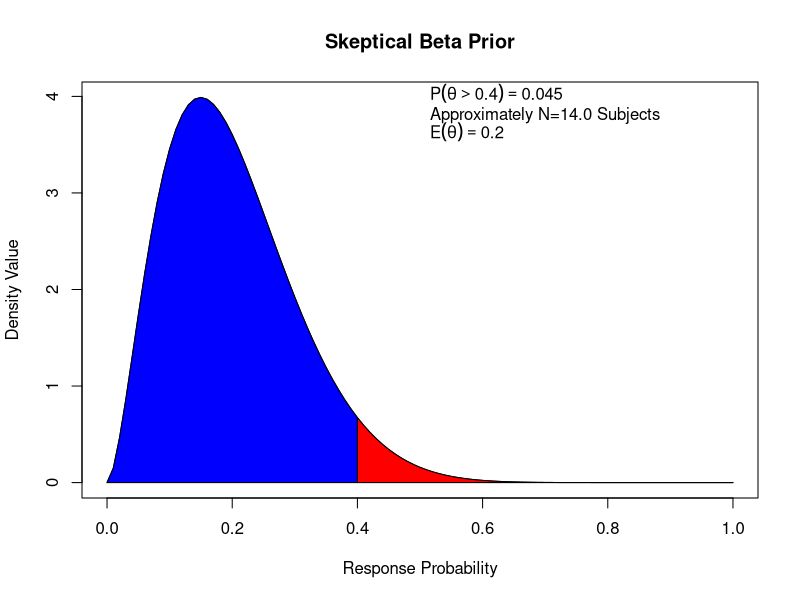
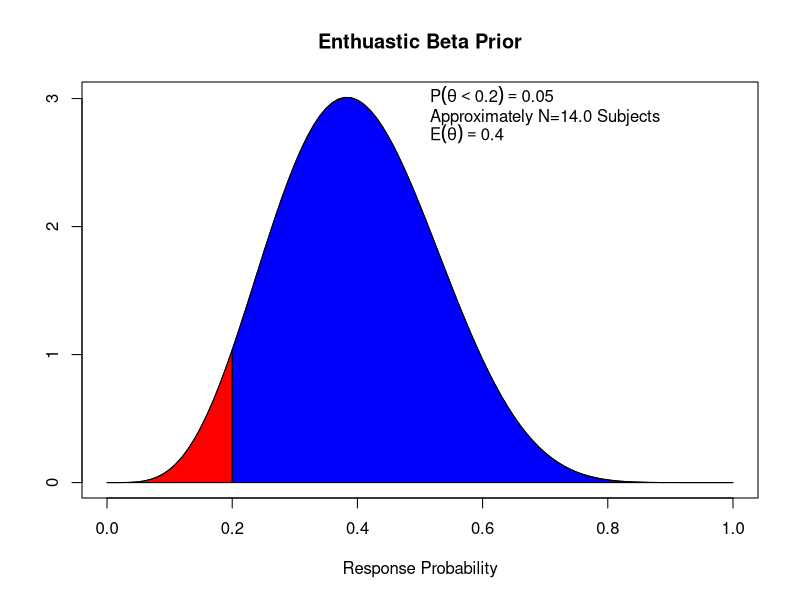
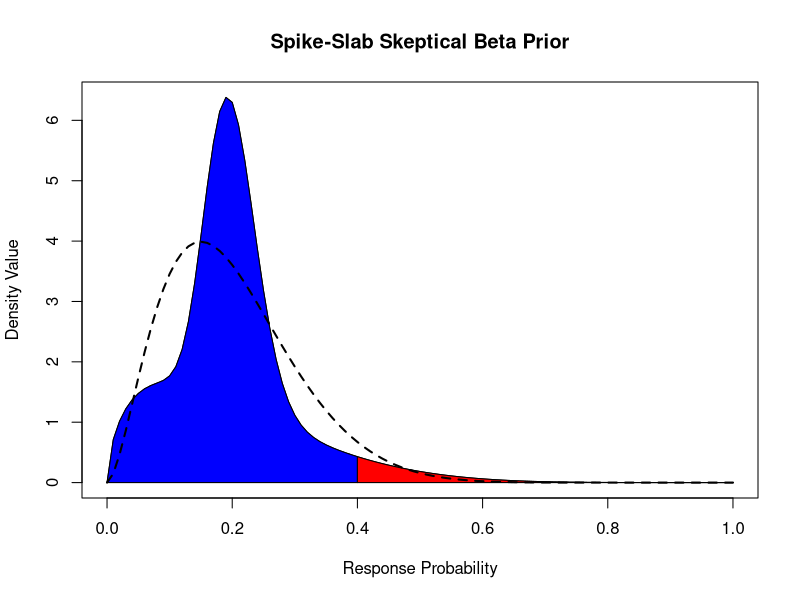
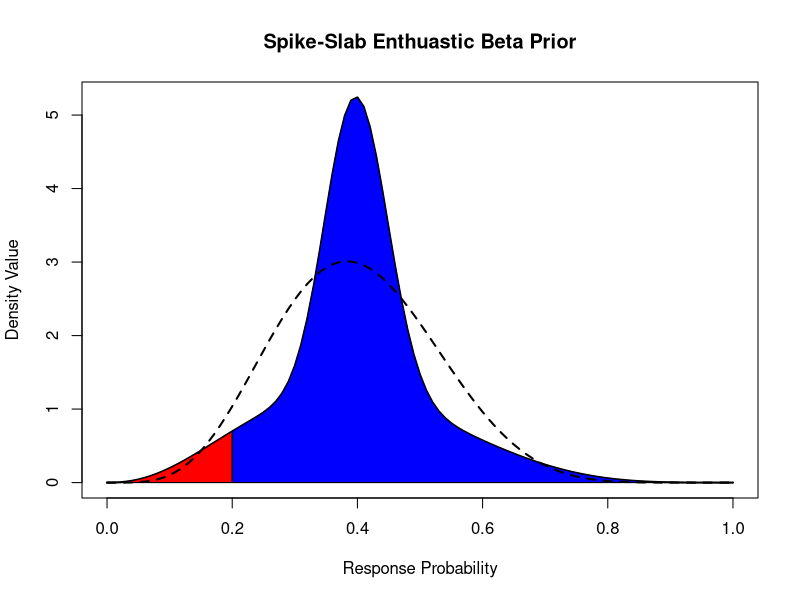
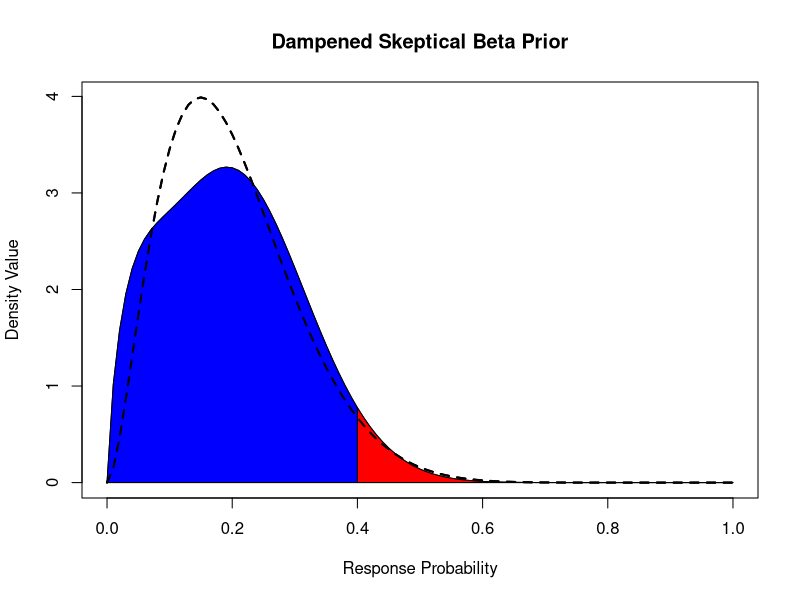
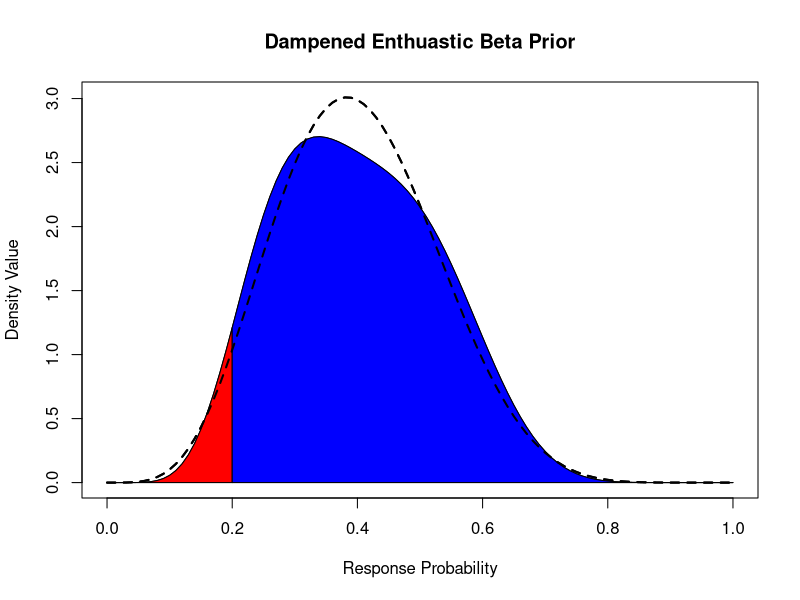

Write R code to recreate these figures, in order.
## NOT NEEDED ANYMORE
## ALL RELEVANT CODE WENT INTO spike_slab_parameterization

rm(list = ls())

### ORIGINAL FIRST
# mean of skeptical prior
p.skpt<-0.20
# mean of enthuastic prior
p.enth<-0.40
tail.skpt<-0.045
tail.enth<-0.05

# Step 1: Create grid for possible values of phi
phi.range<-seq(0,1000,by=0.01)

# Step 2: Compute tail probabilities for every possible choice of phi
# upper tail probability equal to tail.skpt
quantiles.skpt<-qbeta(tail.skpt,(p.skpt)*phi.range,(1-(p.skpt))*phi.range,lower.tail=FALSE)
# lower tail probability equal to tail.enth
quantiles.enth<-qbeta(tail.enth,(p.enth)*phi.range,(1-(p.enth))*phi.range,lower.tail=TRUE)

# Step 3: Grid search to find value of phi with the desired tail probability for the priors
phi_L<-phi.range[which.min(abs(p.enth-quantiles.skpt))] # fixed 5/13/19
phi_H<-phi.range[which.min(abs(p.skpt-quantiles.enth))] # fixed 5/13/19

# Step 4: Find parameters for the priors
alpha.skpt<-(p.skpt)*phi_L
beta.skpt<-(1-(p.skpt))*phi_L
alpha.enth<-(p.enth)*phi_H
beta.enth<-(1-(p.enth))*phi_H



# Step 5: Plot Skeptical and enthuastic priors separately
## 7/19/19 match slide 14 from FDA presentation, shade in gray scale, set 350 DPI
par(ask=TRUE)
par(mfrow = c(1, 1)) 
x<-seq(0,1,by=0.01)
# Make 2 boxplots
#low (skeptical)
plot(x,dbeta(x,alpha.skpt,beta.skpt),type="l",
     xlab="Response Probability",ylab="Density Value",
     main="Skeptical Beta Prior",
     #xaxt="n",
     ylim=c(0,max(dbeta(x,alpha.skpt,beta.skpt))))

polygon(c(x[x<=0.4],0.4),c(dbeta(x,alpha.skpt,beta.skpt)[x<=0.4],0),col="blue")
polygon(c(x[x>=0.4],0.4),c(dbeta(x,alpha.skpt,beta.skpt)[x>=0.4],0),col="red")
text(0.5, 4,expression(P(theta>0.40)==0.045),pos=4)
text(0.5,3.8,"Approximately N=14.0 Subjects",pos=4)
text(0.5,3.6,expression(E(theta)==0.20),pos=4)
#axis(1,at=p.skpt,labels=expression(theta[0]))
#axis(1,at=seq(0,1,by=0.2))
#high (enthuastic)
plot(x,dbeta(x,alpha.enth,beta.enth),type="l",
     xlab="Response Probability",
     ylab="",
     main="Enthuastic Beta Prior",
     #xaxt="n",
     yaxt="n",
     ylim=c(0,max(dbeta(x,alpha.enth,beta.enth))))
axis(2,at=c(0,1,2,3),labels=c(0,1,2,3))
polygon(c(x[x<=0.2],0.2),c(dbeta(x,alpha.enth,beta.enth)[x<=0.2],0),col="red")
polygon(c(x[x>=0.2],0.2),c(dbeta(x,alpha.enth,beta.enth)[x>=0.2],0),col="blue")
text(0.5, 3,expression(P(theta<0.20)==0.05),pos=4)
text(0.5,2.85,"Approximately N=14.0 Subjects",pos=4)
text(0.5,2.7,expression(E(theta)==0.40),pos=4)

### SPIKE NEXT
# mean of skeptical prior
p.skpt<-0.20
# mean of enthuastic prior
p.enth<-0.40
tail.skpt<-0.045*2
tail.enth<-0.05*2

# Step 1: Create grid for possible values of phi
phi.range<-seq(0,1000,by=0.01)

# Step 2: Compute tail probabilities for every possible choice of phi
# upper tail probability equal to tail.skpt
quantiles.skpt<-qbeta(tail.skpt,(p.skpt)*phi.range,(1-(p.skpt))*phi.range,lower.tail=FALSE)
# lower tail probability equal to tail.enth
quantiles.enth<-qbeta(tail.enth,(p.enth)*phi.range,(1-(p.enth))*phi.range,lower.tail=TRUE)

# Step 3: Grid search to find value of phi with the desired tail probability for the priors
phi_L<-phi.range[which.min(abs(p.enth-quantiles.skpt))] # fixed 5/13/19
phi_H<-phi.range[which.min(abs(p.skpt-quantiles.enth))] # fixed 5/13/19

# Step 4: Find parameters for the priors
alpha.skpt.1<-(p.skpt)*phi_L
beta.skpt.1<-(1-(p.skpt))*phi_L
alpha.enth.1<-(p.enth)*phi_H
beta.enth.1<-(1-(p.enth))*phi_H

par(ask=FALSE)
par(mfrow = c(1, 1)) 
x<-seq(0,1,by=0.01)
const<-20


y<-.5*dbeta(x,alpha.skpt.1,beta.skpt.1)+.5*dbeta(x,1*const,4*const)
plot(x,y,type='l',
     xlab="Response Probability",ylab="Density Value",
     main="Spike-Slab Skeptical Beta Prior")
polygon(c(x[x<=0.4],0.4),c(y[x<=0.4],0),col="blue")
polygon(c(x[x>=0.4],0.4),c(y[x>=0.4],0),col="red")
lines(x,dbeta(x,alpha.skpt,beta.skpt),type='l',lty="dashed",lwd=2)

.5*pbeta(.4,alpha.skpt.1,beta.skpt.1)+.5*pbeta(.4,1*const,4*const)

plot(x,.5*dbeta(x,alpha.enth.1,beta.enth.1)+.5*dbeta(x,40,60),type='l',lwd=2,
     xlab="Response Probability",ylab="Density Value",
     main="Spike-Slab Enthuastic Beta Prior")
y<-.5*dbeta(x,alpha.enth.1,beta.enth.1)+.5*dbeta(x,40,60)
polygon(c(x[x<=0.2],0.2),c(y[x<=0.2],0),col="red")
polygon(c(x[x>=0.2],0.2),c(y[x>=0.2],0),col="blue")
lines(x,dbeta(x,alpha.enth,beta.enth),type='l',lty="dashed",lwd=2)
.5*pbeta(.2,alpha.enth.1,beta.enth.1)+.5*pbeta(.2,40,60)
### FLAT LAST
# mean of skeptical prior
separation<-0.06
# specify the ratio for how much lower vs. higher
# 2:1
p.skpt.1<-0.2-separation
p.skpt.2<-0.2+separation

tail.skpt<-0.045

# Step 1: Create grid for possible values of phi
phi.range<-seq(0,1000,by=0.01)

# Step 2: Compute tail probabilities for every possible choice of phi
# upper tail probability equal to tail.skpt
quantiles.skpt.1<-qbeta(tail.skpt-0.03,(p.skpt.1)*phi.range,
                        (1-(p.skpt.1))*phi.range,lower.tail=FALSE)
quantiles.skpt.2<-qbeta(tail.skpt+0.03,(p.skpt.2)*phi.range,
                        (1-(p.skpt.2))*phi.range,lower.tail=FALSE)

# Step 3: Grid search to find value of phi with the desired tail probability for the priors
phi_L.1<-phi.range[which.min(abs(p.enth-quantiles.skpt.1))] # fixed 5/13/19
phi_L.2<-phi.range[which.min(abs(p.enth-quantiles.skpt.2))] # fixed 5/13/19

# Step 4: Find parameters for the priors
alpha.skpt2.1<-(p.skpt.1)*phi_L.1
beta.skpt2.1<-(1-(p.skpt.1))*phi_L.1
alpha.skpt2.2<-(p.skpt.2)*phi_L.2
beta.skpt2.2<-(1-(p.skpt.2))*phi_L.2

y<-1/2*dbeta(x,alpha.skpt2.1,beta.skpt2.1)+
  1/2*dbeta(x,alpha.skpt2.2,beta.skpt2.2)
plot(x,dbeta(x,alpha.skpt,beta.skpt),type='l',
     xlab="Response Probability",ylab="Density Value",
     main="Dampened Skeptical Beta Prior",lty="dashed",lwd=2)
lines(x,y)
polygon(c(x[x<=0.4],0.4),c(y[x<=0.4],0),col="blue")
polygon(c(x[x>=0.4],0.4),c(y[x>=0.4],0),col="red")
lines(x,dbeta(x,alpha.skpt,beta.skpt),type='l',lty="dashed",lwd=2)

pbeta(0.4,alpha.skpt,beta.skpt,lower.tail=FALSE)
1/2*pbeta(0.4,alpha.skpt2.1,beta.skpt2.1,lower.tail=FALSE)+
  1/2*pbeta(0.4,alpha.skpt2.2,beta.skpt2.2,lower.tail=FALSE)

### FLAT LAST
# mean of enthuastic prior
separation<-0.09
p.enth.1<-0.4-separation
p.enth.2<-0.4+separation

tail.enth<-0.05

# Step 1: Create grid for possible values of phi
phi.range<-seq(0,1000,by=0.01)

# Step 2: Compute tail probabilities for every possible choice of phi
# upper tail probability equal to tail.enth
quantiles.enth.1<-qbeta(tail.enth+0.049,(p.enth.1)*phi.range,
                        (1-(p.enth.1))*phi.range,lower.tail=TRUE)
quantiles.enth.2<-qbeta(tail.enth-0.049,(p.enth.2)*phi.range,
                        (1-(p.enth.2))*phi.range,lower.tail=TRUE)

# Step 3: Grid search to find value of phi with the desired tail probability for the priors
phi_H.1<-phi.range[which.min(abs(p.skpt-quantiles.enth.1))] # fixed 5/13/19
phi_H.2<-phi.range[which.min(abs(p.skpt-quantiles.enth.2))] # fixed 5/13/19

# Step 4: Find parameters for the priors
alpha.enth2.1<-(p.enth.1)*phi_H.1
beta.enth2.1<-(1-(p.enth.1))*phi_H.1
alpha.enth2.2<-(p.enth.2)*phi_H.2
beta.enth2.2<-(1-(p.enth.2))*phi_H.2

plot(x,dbeta(x,alpha.enth,beta.enth),type='l',lty="dashed",lwd=2,
     xlab="Response Probability",ylab="Density Value",
     main="Dampened Enthuastic Beta Prior")
y<-1/2*dbeta(x,alpha.enth2.1,beta.enth2.1)+
  1/2*dbeta(x,alpha.enth2.2,beta.enth2.2)
lines(x,y)
polygon(c(x[x<=0.2],0.2),c(y[x<=0.2],0),col="red")
polygon(c(x[x>=0.2],0.2),c(y[x>=0.2],0),col="blue")
lines(x,dbeta(x,alpha.enth,beta.enth),type='l',lty="dashed",lwd=2)





pbeta(0.2,alpha.enth,beta.enth,lower.tail=TRUE)
1/2*pbeta(0.2,alpha.enth2.1,beta.enth2.1,lower.tail=TRUE)+
  1/2*pbeta(0.2,alpha.enth2.2,beta.enth2.2,lower.tail=TRUE)

.5*alpha.enth2.1/(alpha.enth2.1+beta.enth2.1)+
  .5*alpha.enth2.2/(alpha.enth2.2+beta.enth2.2)


